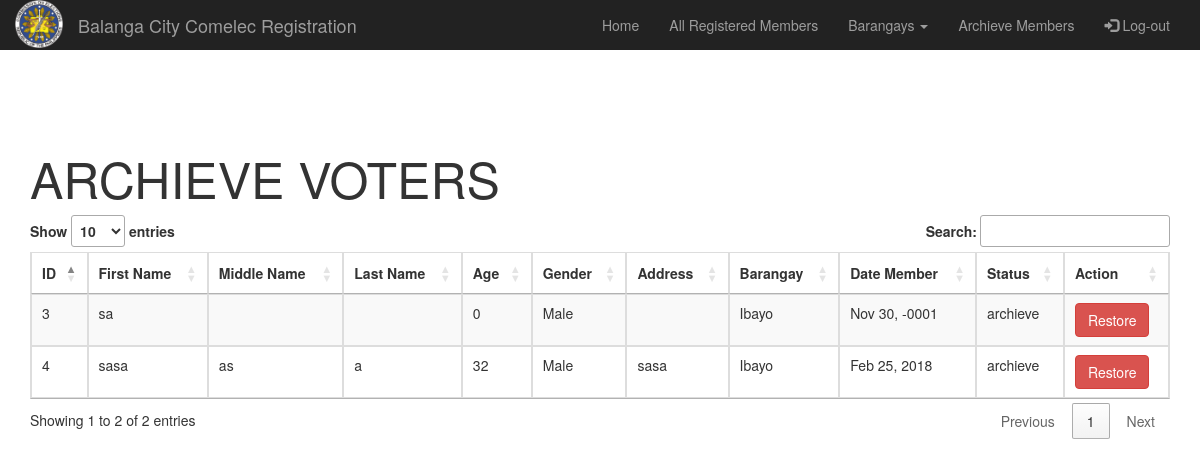
Page /archievemembers.php (signed in) on the committed database.
### tables this page shows
CREATE TABLE IF NOT EXISTS `tblvotersinfo` (
`ID` int(11) NOT NULL,
  `fname` varchar(50) NOT NULL,
  `mi` varchar(3) NOT NULL,
  `lname` varchar(50) NOT NULL,
  `age` int(3) NOT NULL,
  `gender` int(2) NOT NULL,
  `address` varchar(50) NOT NULL,
  `barangay` int(20) NOT NULL,
  `status_id` int(10) NOT NULL,
  `created_at` date NOT NULL
);

CREATE TABLE IF NOT EXISTS `tblgender` (
`ID` int(11) NOT NULL,
  `gender` varchar(10) NOT NULL
);

CREATE TABLE IF NOT EXISTS `tblbarangay` (
`ID` int(11) NOT NULL,
  `barangay` varchar(50) NOT NULL
);

CREATE TABLE IF NOT EXISTS `tblstatus` (
`ID` int(11) NOT NULL,
  `status` varchar(10) NOT NULL
);

### archievemembers.php (the view, shortened to what this page needs)
<?php
include('navbar.php');
  $db = mysqli_connect("localhost","root","","voters") or die('Error connecting to MySQL server.');
  $e = "SELECT * from tblvotersinfo where status_id = 2";
  $result = mysqli_query($db, $e);
?>
<body>
   <div class="container center" >
       <h5 class="center" style="font-size: 50px;text-transform: uppercase; margin-top: 100px;">Archieve Voters</h5>
</body>
     <table id="example" class="table table-striped table-bordered center" cellspacing="0" width="100%">
    <thead>
     <tr >
            <th >ID</th>
            <th>First Name</th>
            <th >Middle Name</th>
            <th >Last Name</th>
            <th>Age</th>
            <th>Gender</th>
            <th>Address</th>
            <th>Barangay</th>
            <th>Date Member</th>
            <th>Status</th>
            <th >Action</th>
          </tr>
    </thead>
    <tbody>
        <?php
              while ($db=mysqli_fetch_assoc($result)){
              $con = mysqli_connect("localhost","root","","voters") or die('Error connecting to MySQL server.');
              $idstat = $db["status_id"];
                $statall = "SELECT * FROM tblstatus WHERE `ID`='$idstat'";
                $selstat = mysqli_query($con,$statall);
                $fetchstat = mysqli_fetch_assoc($selstat);
              $idgen = $db["gender"];
                $genall = "SELECT * FROM tblgender WHERE `ID`='$idgen'";
                $selgen  = mysqli_query($con,$genall);
                $fetchgen = mysqli_fetch_assoc($selgen);
              $iddeps = $db["barangay"];
                $barangayall = "SELECT * FROM tblbarangay WHERE `ID`='$iddeps'";
                $selbarangay = mysqli_query($con,$barangayall);
                $fetchbarangay = mysqli_fetch_assoc($selbarangay);
                $datee = $db['created_at'];
                $date = date("M d, Y", strtotime($datee));
              echo "<tr >";
              echo "<td>"  .$db["ID"] ."</td></a>";
              echo "<td>" .$db["fname"] ."</td>";
              echo "<td>" .$db["mi"] ."</td>";
              echo "<td>" .$db["lname"] ."</td>";
              echo "<td>" .$db["age"] ."</td>";
              echo "<td >" .$fetchgen["gender"] ."</td>";
              echo "<td >" .$db["address"] ."</td>";
              echo "<td >" .$fetchbarangay["barangay"] ."</td>";
                 echo "<td>" .$date ."</td>";
              echo "<td>" .$fetchstat["status"] ."</td>";
              echo "<td><button type='button' class='btn btn-danger' data-toggle='modal'  data-target='#restore-".$db['ID']."'>Restore</button></td>";
              echo "</tr>";
            ?>
              <div class="modal fade"  id="restore-<?php echo $db['ID']; ?>" role="dialog">
      <?php
  }
  ?>
</body>

### rows in the picture
tblvotersinfo: ID "3", fname "sa", age "0", tblgender.gender "Male", tblbarangay.barangay "Ibayo", created_at "Nov 30, -0001", status.status "archieve"
tblvotersinfo: ID "4", fname "sasa", mi "as", lname "a", age "32", tblgender.gender "Male", address "sasa", tblbarangay.barangay "Ibayo", created_at "Feb 25, 2018", status.status "archieve"
